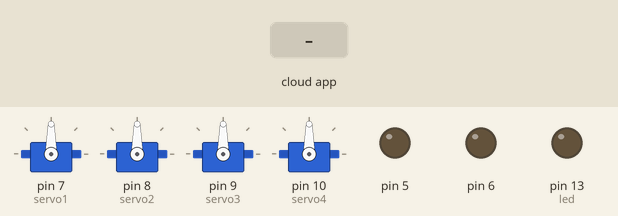
Bench run of a sketch on a simulated Arduino Uno, built with avr-gcc and run on an emulated ATmega328P. Parts: 4 × servo, output pins drawn as LEDs (lit = HIGH). The inputs (shaded band) are chosen by the test bench. The ROS host is connected and sends only what is stated.

Above: at 1.2 s.
1.3 s: the phone or cloud app sets LED_red to 45
At 1.6 s:
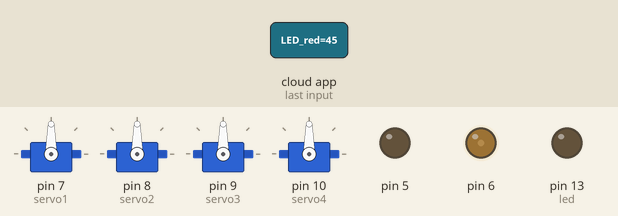
2.8 s: the phone or cloud app sets LED_blue to 45
At 3.9 s:
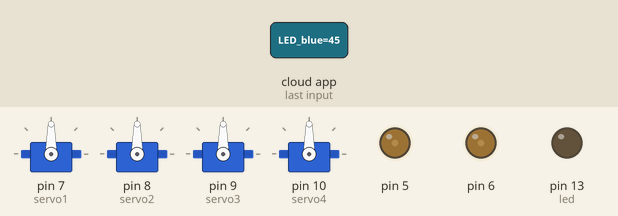
4.3 s: the phone or cloud app sets servo_1 to 0
At 5.1 s:
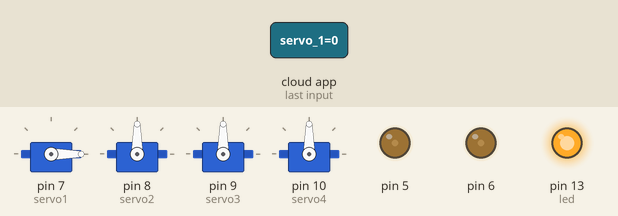
5.8 s: the phone or cloud app sets servo_2 to 0
At 6.2 s:
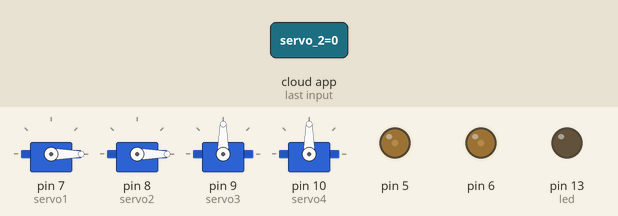
7.3 s: the phone or cloud app sets servo_3 to 0
At 8.5 s:
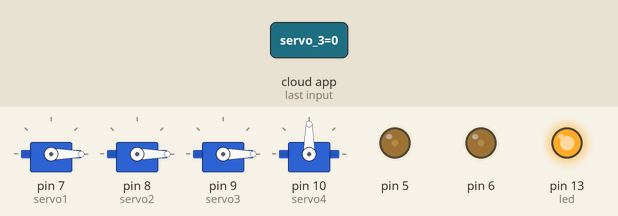
8.8 s: the phone or cloud app sets servo_4 to 0
At 9.6 s:
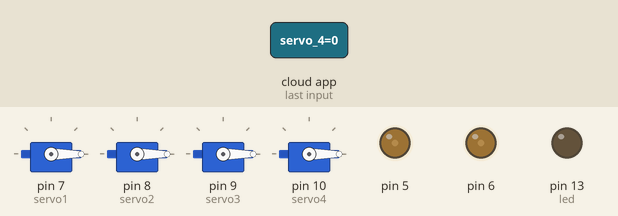
Timing chart, 0 to 11.3 s (numbered marks = the images above; inputs shaded):
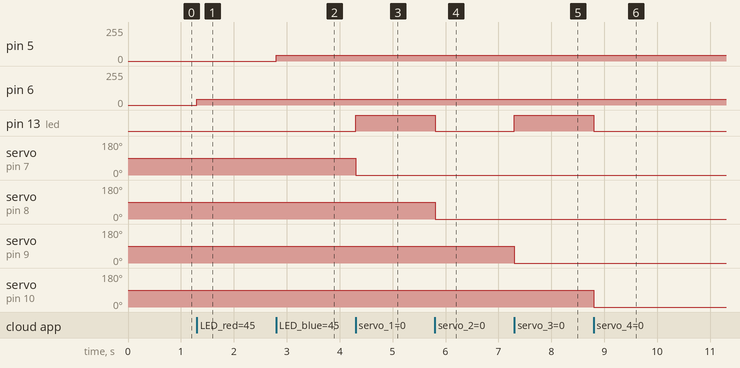

The sketch:

blinktest.ino
```cpp
/*
 * rosserial Servo Control Example
 *
 * This sketch demonstrates the control of hobby R/C servos
 * using ROS and the arduiono
 *
 * For the full tutorial write up, visit
 * www.ros.org/wiki/rosserial_arduino_demos
 *
 * For more information on the Arduino Servo Library
 * Checkout :
 * http://www.arduino.cc/en/Reference/Servo
 */

#if defined(ARDUINO) && ARDUINO >= 100
  #include "Arduino.h"
#else
  #include <WProgram.h>
#endif

#include <Servo.h>
#include <ros.h>
#include <std_msgs/UInt16.h>

ros::NodeHandle  nh;

Servo servo1, servo2, servo3, servo4;

void LED_blue_cb( const std_msgs::UInt16& LED_b_msg){
  analogWrite(5, LED_b_msg.data);
}

void LED_red_cb( const std_msgs::UInt16& LED_r_msg){
  analogWrite(6, LED_r_msg.data);
}

void servo1_cb( const std_msgs::UInt16& cmd_msg){
  servo1.write(cmd_msg.data); //set servo angle, should be from 0-180
  digitalWrite(13, HIGH-digitalRead(13));  //toggle led
}

void servo2_cb( const std_msgs::UInt16& cmd_msg){
  servo2.write(cmd_msg.data); //set servo angle, should be from 0-180
  digitalWrite(13, HIGH-digitalRead(13));  //toggle led
}

void servo3_cb( const std_msgs::UInt16& cmd_msg){
  servo3.write(cmd_msg.data); //set servo angle, should be from 0-180
  digitalWrite(13, HIGH-digitalRead(13));  //toggle led
}

void servo4_cb( const std_msgs::UInt16& cmd_msg){
  servo4.write(cmd_msg.data); //set servo angle, should be from 0-180
  digitalWrite(13, HIGH-digitalRead(13));  //toggle led
}

ros::Subscriber<std_msgs::UInt16> sub_r("LED_red", &LED_red_cb );
ros::Subscriber<std_msgs::UInt16> sub_b("LED_blue", &LED_blue_cb );
ros::Subscriber<std_msgs::UInt16> sub1("servo_1", servo1_cb);
ros::Subscriber<std_msgs::UInt16> sub2("servo_2", servo2_cb);
ros::Subscriber<std_msgs::UInt16> sub3("servo_3", servo3_cb);
ros::Subscriber<std_msgs::UInt16> sub4("servo_4", servo4_cb);

void setup(){
  pinMode(13, OUTPUT);
  pinMode(6, OUTPUT);
  pinMode(5, OUTPUT);

  nh.initNode();
  nh.subscribe(sub_r);
  nh.subscribe(sub_b);
  nh.subscribe(sub1);
  nh.subscribe(sub2);
  nh.subscribe(sub3);
  nh.subscribe(sub4);

  servo1.attach(7);
  servo2.attach(8);
  servo3.attach(9);
  servo4.attach(10);
}

void loop(){
  nh.spinOnce();
  delay(1);
}
```

Measured:
- after the input at 1.3 s, pin 6: 0/255 → 45/255 at once
- after the input at 2.8 s, pin 5: 0/255 → 45/255 at once
- after the input at 4.3 s, pin 13 (led): LOW → HIGH at once; servo on pin 7 (servo1): 90° → 0° at once
- after the input at 5.8 s, pin 13 (led): HIGH → LOW at once; servo on pin 8 (servo2): 90° → 0° at once
- after the input at 7.3 s, pin 13 (led): LOW → HIGH at once; servo on pin 9 (servo3): 90° → 0° at once
- after the input at 8.8 s, pin 13 (led): HIGH → LOW at once; servo on pin 10 (servo4): 90° → 0° at once
